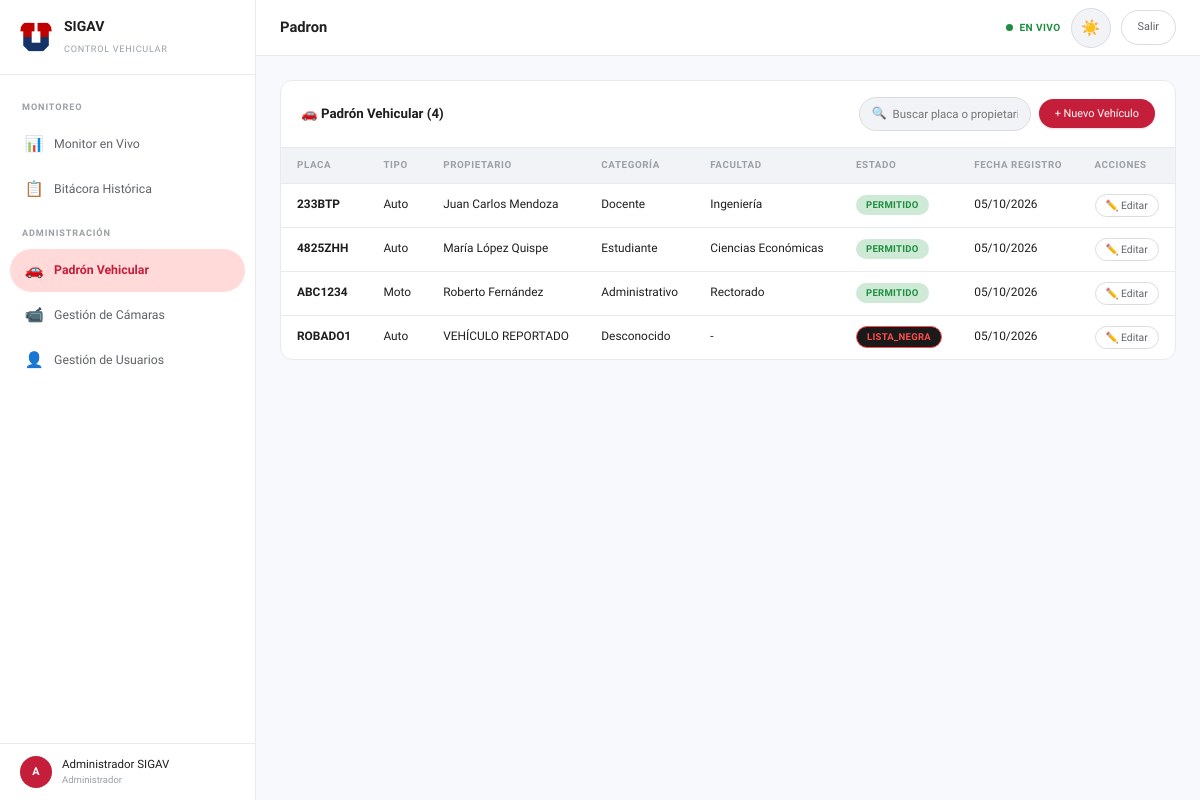
/views/padron.php (signed in), run on an earlier commit of the app's database.
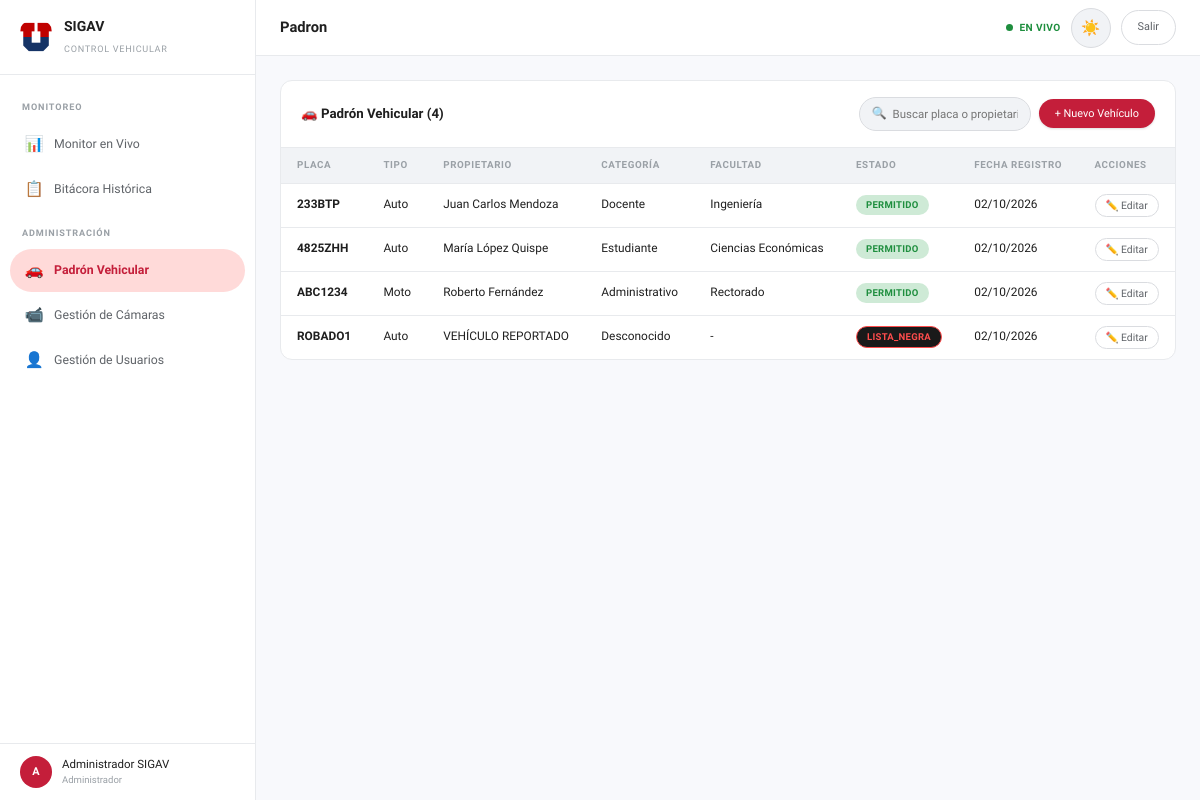
And on a later commit of the database.
### tables this page shows
CREATE TABLE IF NOT EXISTS padron_vehicular (
    placa VARCHAR(15) PRIMARY KEY,
    tipo_vehiculo VARCHAR(20) DEFAULT NULL,
    color VARCHAR(30) DEFAULT NULL,
    propietario VARCHAR(100) NOT NULL,
    tipo_propietario VARCHAR(50) DEFAULT NULL,
    facultad VARCHAR(100) DEFAULT NULL,
    estado_acceso ENUM('PERMITIDO', 'DENEGADO', 'LISTA_NEGRA') DEFAULT 'PERMITIDO',
    fecha_registro DATETIME DEFAULT CURRENT_TIMESTAMP
);

### views/padron.php (the view, shortened to what this page needs)
<?php
require_once __DIR__ . '/../includes/header.php';
$pdo = getDBConnection();
$search = htmlspecialchars(trim($_GET['q'] ?? ''));
$sql = "SELECT * FROM padron_vehicular";
$params = [];
$sql .= " ORDER BY fecha_registro DESC";
$stmt = $pdo->prepare($sql);
$stmt->execute($params);
$vehiculos = $stmt->fetchAll();
?>
<div class="table-wrapper">
    <div class="table-header">
        <h3>🚗 Padrón Vehicular (<?php echo count($vehiculos); ?>)</h3>
        <div class="table-actions">
            <form method="GET" action="" class="table-search">
                <span class="search-icon">🔍</span>
                <input type="text" name="q" id="padronSearchInput" placeholder="Buscar placa o propietario..."
                       value="<?php echo $search; ?>">
            </form>
            <?php if ($isAdmin): ?>
            <button type="button" class="btn btn-primary btn-sm" onclick="openNewVehicle()" id="newVehicleBtn">
                + Nuevo Vehículo
            </button>
            <?php endif; ?>
        </div>
    </div>
    <div class="table-scroll">
    <table class="data-table" id="padronTable">
        <thead>
            <tr>
                <th>Placa</th>
                <th>Tipo</th>
                <th>Propietario</th>
                <th>Categoría</th>
                <th>Facultad</th>
                <th>Estado</th>
                <th>Fecha Registro</th>
                <?php if ($isAdmin): ?>
                <th>Acciones</th>
                <?php endif; ?>
            </tr>
        </thead>
        <tbody>
            <?php if (empty($vehiculos)): ?>
                <tr><td colspan="<?php echo $isAdmin ? 8 : 7; ?>" style="text-align:center;color:var(--on-surface-muted);padding:40px;">No hay vehículos registrados.</td></tr>
            <?php else: ?>
                <?php foreach ($vehiculos as $v): ?>
                    <tr>
                        <td style="font-weight:700"><?php echo htmlspecialchars($v['placa']); ?></td>
                        <td><?php echo htmlspecialchars($v['tipo_vehiculo'] ?: '-'); ?></td>
                        <td><?php echo htmlspecialchars($v['propietario']); ?></td>
                        <td><?php echo htmlspecialchars($v['tipo_propietario'] ?: '-'); ?></td>
                        <td><?php echo htmlspecialchars($v['facultad'] ?: '-'); ?></td>
                        <td>
                            <?php
                            $badgeMap = ['PERMITIDO'=>'badge-green','DENEGADO'=>'badge-amber','LISTA_NEGRA'=>'badge-dark'];
                            $bc = $badgeMap[$v['estado_acceso']] ?? 'badge-blue';
                            ?>
                            <span class="badge <?php echo $bc; ?>"><?php echo htmlspecialchars($v['estado_acceso']); ?></span>
                        </td>
                        <td><?php echo date('d/m/Y', strtotime($v['fecha_registro'])); ?></td>
                        <?php if ($isAdmin): ?>
                        <td>
                            <button type="button" class="btn btn-outline btn-sm"
                                    style="padding:4px 10px;font-size:0.74rem;"
                                    data-placa="<?php echo htmlspecialchars($v['placa'], ENT_QUOTES, 'UTF-8'); ?>"
                                    data-tipo="<?php echo htmlspecialchars($v['tipo_vehiculo'] ?? 'Auto', ENT_QUOTES, 'UTF-8'); ?>"
                                    data-propietario="<?php echo htmlspecialchars($v['propietario'], ENT_QUOTES, 'UTF-8'); ?>"
                                    data-tipoprop="<?php echo htmlspecialchars($v['tipo_propietario'] ?? 'Estudiante', ENT_QUOTES, 'UTF-8'); ?>"
                                    data-facultad="<?php echo htmlspecialchars($v['facultad'] ?? '', ENT_QUOTES, 'UTF-8'); ?>"
                                    data-estado="<?php echo htmlspecialchars($v['estado_acceso'] ?? 'PERMITIDO', ENT_QUOTES, 'UTF-8'); ?>"
                                    onclick="openEditVehicle(this)">
                                ✏️ Editar
                            </button>
                        </td>
                        <?php endif; ?>
                    </tr>
                <?php endforeach; ?>
            <?php endif; ?>
        </tbody>
    </table>
    </div>
</div>
<?php require_once __DIR__ . '/../includes/footer.php'; ?>

### includes/header.php (shortened to what this page needs)
<?php
$isAdmin = (($_SESSION['user_role'] ?? '') === 'Administrador') || ((int) ($_SESSION['id_rol'] ?? 0) === 1);
$currentPage = basename($_SERVER['PHP_SELF'], '.php');
$userName = htmlspecialchars($_SESSION['user_name'] ?? 'Usuario');
$userRole = htmlspecialchars($_SESSION['user_role'] ?? 'Guardia');
$userInitial = strtoupper(substr($userName, 0, 1));
?>
<!DOCTYPE html>
<html lang="es" data-theme="light">
<head>
    <link rel="stylesheet" href="../assets/css/styles.css?v=<?php echo @filemtime(__DIR__ . '/../assets/css/styles.css') ?: '2'; ?>">
</head>
<body>
<div class="app-layout">
    <aside class="sidebar" id="sidebar">
        <div class="sidebar-brand">
            <img src="../assets/img/uagrm_logo.png" alt="UAGRM">
            <div class="brand-text">
                <h2>SIGAV</h2>
                <span>Control Vehicular</span>
            </div>
        </div>
        <nav class="sidebar-nav">
            <span class="nav-section">Monitoreo</span>
            <a href="dashboard.php" class="nav-link <?php echo $currentPage === 'dashboard' ? 'active' : ''; ?>" id="nav-dashboard">
                <span class="nav-icon">📊</span> Monitor en Vivo
            </a>
            <a href="bitacora.php" class="nav-link <?php echo $currentPage === 'bitacora' ? 'active' : ''; ?>" id="nav-bitacora">
                <span class="nav-icon">📋</span> Bitácora Histórica
            </a>
            <span class="nav-section"><?php echo $isAdmin ? 'Administración' : 'Consulta'; ?></span>
            <a href="padron.php" class="nav-link <?php echo $currentPage === 'padron' ? 'active' : ''; ?>" id="nav-padron">
                <span class="nav-icon">🚗</span> Padrón Vehicular
            </a>
            <?php if ($isAdmin): ?>
            <a href="camaras.php" class="nav-link <?php echo $currentPage === 'camaras' ? 'active' : ''; ?>" id="nav-camaras">
                <span class="nav-icon">📹</span> Gestión de Cámaras
            </a>
            <a href="usuarios.php" class="nav-link <?php echo $currentPage === 'usuarios' ? 'active' : ''; ?>" id="nav-usuarios">
                <span class="nav-icon">👤</span> Gestión de Usuarios
            </a>
            <?php endif; ?>
        </nav>
        <div class="sidebar-footer">
            <div class="sidebar-user">
                <div class="user-avatar"><?php echo $userInitial; ?></div>
                <div class="user-info">
                    <div class="user-name"><?php echo $userName; ?></div>
                    <div class="user-role"><?php echo $userRole; ?></div>
                </div>
            </div>
        </div>
    </aside>
    <div class="main-content">
        <header class="top-header">
            <div style="display:flex;align-items:center;gap:10px">
                <span class="page-title" id="pageTitle"><?php echo ucfirst($currentPage); ?></span>
            </div>
            <div class="header-actions">
                <div class="live-indicator" id="liveIndicator">
                    <span class="live-dot"></span> EN VIVO
                </div>
                <button class="theme-toggle" onclick="toggleTheme()" id="themeToggleBtn" title="Cambiar tema" aria-label="Cambiar tema">
                    <span id="themeIcon">☀️</span>
                </button>
                <a href="../index.php?logout=1" class="btn btn-sm btn-outline" id="logoutBtn">Salir</a>
            </div>
        </header>
        <div class="page-content">

### includes/footer.php (shortened to what this page needs)
        </div>
    </div>
</div>
</body>
</html>

What changed in the data, as far as the page shows it:
changed padron_vehicular "233BTP": fecha_registro "05/10/2026" → "02/10/2026"
changed padron_vehicular "4825ZHH": fecha_registro "05/10/2026" → "02/10/2026"
changed padron_vehicular "ABC1234": fecha_registro "05/10/2026" → "02/10/2026"
changed padron_vehicular "ROBADO1": fecha_registro "05/10/2026" → "02/10/2026"
